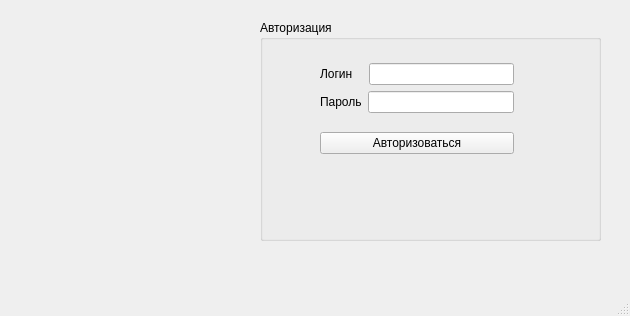
<?xml version="1.0" encoding="UTF-8"?>
<ui version="4.0">
 <class>MainWindow</class>
 <widget class="QMainWindow" name="MainWindow">
  <property name="geometry">
   <rect>
    <x>0</x>
    <y>0</y>
    <width>630</width>
    <height>316</height>
   </rect>
  </property>
  <property name="windowTitle">
   <string>MainWindow</string>
  </property>
  <widget class="QWidget" name="centralwidget">
   <widget class="QGroupBox" name="groupBox">
    <property name="geometry">
     <rect>
      <x>260</x>
      <y>20</y>
      <width>341</width>
      <height>221</height>
     </rect>
    </property>
    <property name="title">
     <string>Авторизация </string>
    </property>
    <widget class="QWidget" name="layoutWidget">
     <property name="geometry">
      <rect>
       <x>60</x>
       <y>30</y>
       <width>194</width>
       <height>118</height>
      </rect>
     </property>
     <layout class="QVBoxLayout" name="verticalLayout_2">
      <item>
       <layout class="QVBoxLayout" name="verticalLayout">
        <item>
         <layout class="QHBoxLayout" name="horizontalLayout">
          <item>
           <widget class="QLabel" name="label">
            <property name="text">
             <string>Логин   </string>
            </property>
           </widget>
          </item>
          <item>
           <widget class="QLineEdit" name="login"/>
          </item>
         </layout>
        </item>
        <item>
         <layout class="QHBoxLayout" name="horizontalLayout_2">
          <item>
           <widget class="QLabel" name="label2">
            <property name="text">
             <string>Пароль</string>
            </property>
           </widget>
          </item>
          <item>
           <widget class="QLineEdit" name="password"/>
          </item>
         </layout>
        </item>
       </layout>
      </item>
      <item>
       <widget class="QPushButton" name="pushButton">
        <property name="text">
         <string>Авторизоваться</string>
        </property>
       </widget>
      </item>
     </layout>
    </widget>
   </widget>
   <widget class="QLabel" name="logo">
    <property name="geometry">
     <rect>
      <x>50</x>
      <y>20</y>
      <width>211</width>
      <height>221</height>
     </rect>
    </property>
    <property name="text">
     <string/>
    </property>
    <property name="pixmap">
     <pixmap>../../Authorize.png</pixmap>
    </property>
   </widget>
  </widget>
  <widget class="QMenuBar" name="menubar">
   <property name="geometry">
    <rect>
     <x>0</x>
     <y>0</y>
     <width>630</width>
     <height>30</height>
    </rect>
   </property>
  </widget>
  <widget class="QStatusBar" name="statusbar"/>
 </widget>
 <resources/>
 <connections/>
</ui>
